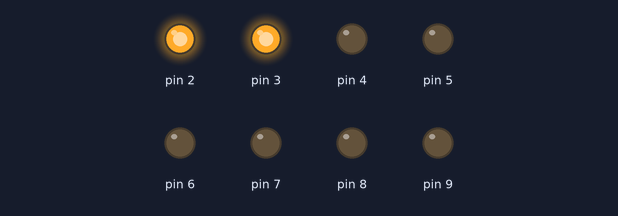
A sketch run on a simulated Arduino Uno, built with avr-gcc and run on an emulated ATmega328P. Shown: output pins drawn as LEDs (lit = HIGH).

Above: at 0.2 s.
At 0.7 s:
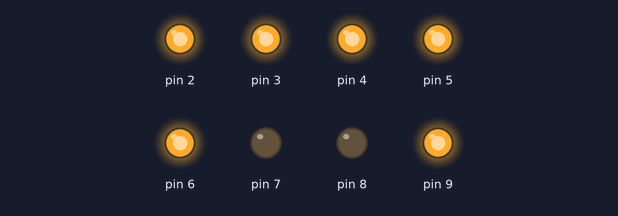
At 1.2 s:
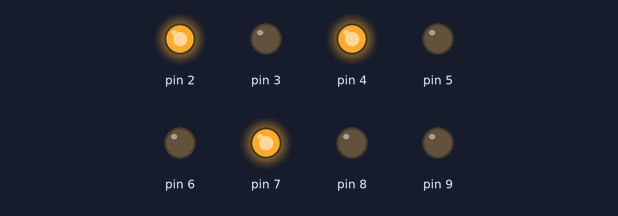
At 2.2 s:
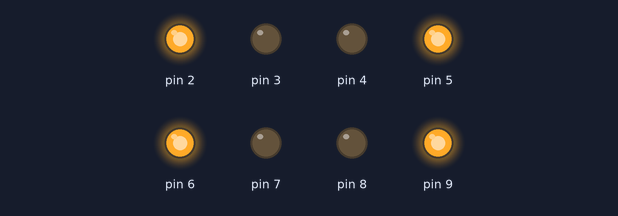
At 3.2 s:
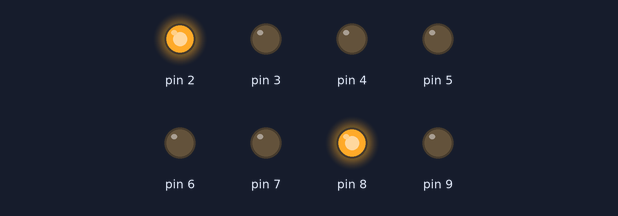
At 4.7 s:
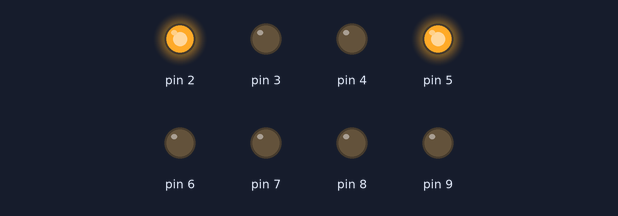
Timing chart, 0 to 5.8 s (numbered marks = the images above):
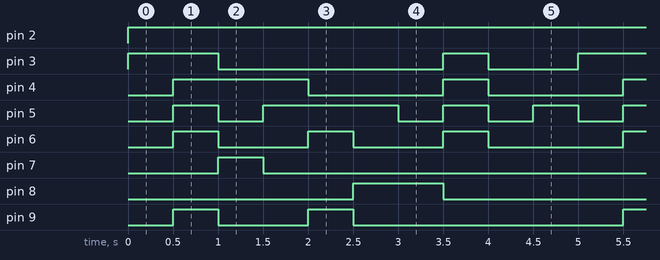

Measured:
- by itself, pin 2: LOW → HIGH at 0.00 s
- by itself, pin 3: repeats every 5.0 s: LOW 2.5 s, HIGH 0.50 s, LOW 1.0 s, HIGH 1.0 s
- by itself, pin 4: repeats every 5.0 s: LOW 1.5 s, HIGH 0.50 s, LOW 1.5 s, HIGH 1.5 s
- by itself, pin 5: repeats every 5.0 s: LOW 0.50 s, HIGH 1.5 s, 3 × (LOW 0.50 s, HIGH 0.50 s)
- by itself, pin 6: repeats every 5.0 s: 2 × (LOW 1.0 s, HIGH 0.50 s), LOW 1.5 s, HIGH 0.50 s
- by itself, pin 7: alternates HIGH for 0.50 s and LOW for 4.5 s
- by itself, pin 8: alternates HIGH for 1.0 s and LOW for 4.0 s
- by itself, pin 9: repeats every 5.0 s: LOW 1.0 s, HIGH 0.50 s, LOW 3.0 s, HIGH 0.50 s

The sketch:

Seven_Segment.ino
```cpp
unsigned long int pattern[][8]={
	{0,0,0,0,0,0,1,1},
	{1,0,0,1,1,1,1,1},
	{0,0,1,0,0,1,0,1},
	{0,0,0,0,1,1,0,1},
	{1,0,0,1,1,0,0,1},
	{0,1,0,0,1,0,0,1},
	{0,1,0,0,0,0,0,1},
	{0,0,0,1,1,1,1,1},
	{0,0,0,0,0,0,0,1},
	{0,0,0,0,1,0,0,1}
};
void setup()
{
	pinMode(9, OUTPUT);
	pinMode(8, OUTPUT);
	pinMode(7, OUTPUT);
	pinMode(6, OUTPUT);
	pinMode(5, OUTPUT);
	pinMode(4, OUTPUT);
	pinMode(3, OUTPUT);
	pinMode(2, OUTPUT);
}
void loop()
{
	unsigned int count;
	if(count>=10)
	{
		count=0;
	}
	for(count=0;count<10;count++)
	{
		digitalWrite(9, pattern[count][0]);
		digitalWrite(8, pattern[count][1]);
		digitalWrite(7, pattern[count][2]);
		digitalWrite(6, pattern[count][3]);
		digitalWrite(5, pattern[count][4]);
		digitalWrite(4, pattern[count][5]);
		digitalWrite(3, pattern[count][6]);
		digitalWrite(2, pattern[count][7]);
		delay(500);
	}
}
```
